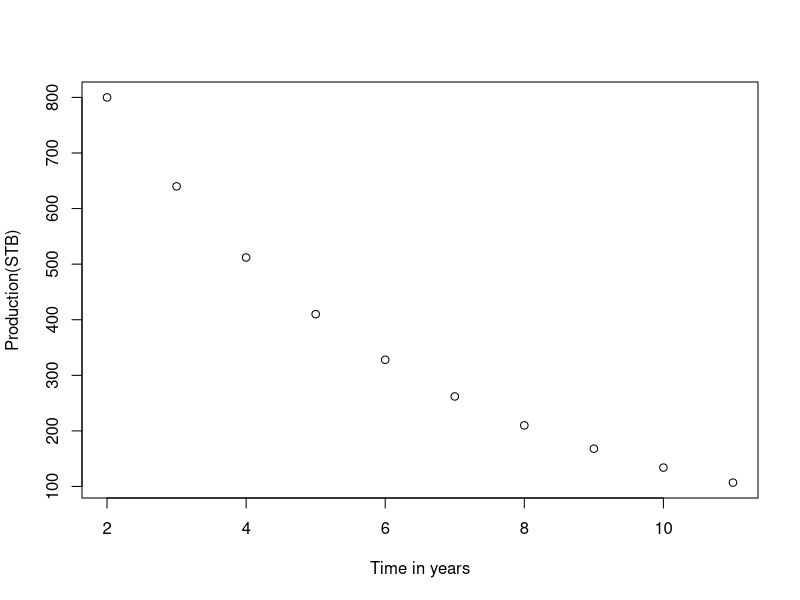

This figure's R source:
library(ggplot2)
Pi <- 1000
Duration = 10
DR <- 0.2
df <- NULL

for (i in 1:Duration) {
  
  Pi = Pi- (Pi*DR)
  print(paste(round(Pi,0),i+1))
  
  df <- rbind(df,data.frame(i+1, round(Pi,digits = 0)))
}

names(df)[1] <- "Time"
names(df)[2] <- "Production"

df
#df <- rbind(df,data.frame("Time"=1,"Production"=Pi))
#df
plot(df, ylab= "Production(STB)", xlab = "Time in years")

print(paste('the total production is' , sum(df$Production)*365))
#####function--------------------------------------------------------
prod.fun <- function(Pi,t,Dr) {
  df <- NULL
  for (i in 0:t) {
    
    Pi = Pi- (Pi*Dr)
    #print(paste(round(Pi,0),i+1))
    
    df <- rbind(df,data.frame(i, round(Pi,digits = 0)))
  }
  
   names(df)[1] <- "Time"
   names(df)[2] <- "Production"
  
  return(as.data.frame(df))
  
}

prod.fun(1000,10,0.2)
print(df)

######------------------------------------
prod.fun(1000,10,0.2)

